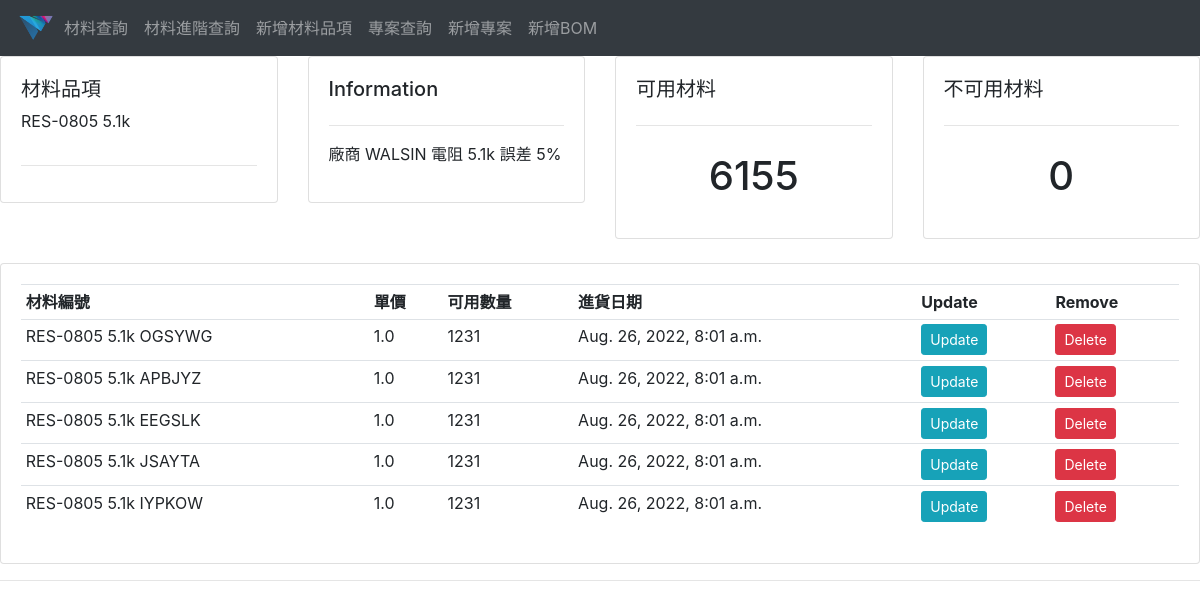
Screenshot of /item_detail/10/ with the database file from the repository.
### material_management_system/models.py (models this page shows, shortened)
class Item(models.Model):
    GROUP_STATUS = (
        ('YES', 'YES'),
        ('NO', 'NO'),
    )
    lib_ref = models.CharField(max_length=200, blank=True)
    ds_number = models.CharField(max_length=200,unique=True)
    part_number = models.CharField(max_length=200, null=True, blank=True)
    location = models.CharField(max_length=200, null=True, blank=True)
    expected_count = models.IntegerField(null=True)
    feature = models.TextField(blank=True, null=True)
    date_created = models.DateTimeField(auto_now_add=True)
    free_count = models.IntegerField(default=0)
    unavailable_count = models.IntegerField(default=0)
    is_group = models.CharField(max_length=5, choices=GROUP_STATUS, default='YES')
    def __str__(self):
        return self.lib_ref

class Material(models.Model):
    item = models.ForeignKey(Item, on_delete=models.SET_NULL, null=True)
    random_str = models.CharField(max_length=20)
    unit_price = models.FloatField()
    count = models.IntegerField(default=0)
    status = models.CharField(max_length=200, null=True)
    date_created = models.DateTimeField(auto_now_add=True)
    def __str__(self):
        return str(self.item) + ' ' + self.random_str

### material_management_system/views.py (the view)
# urls.py: path('item_detail/<str:pk>/', views.item_detail, name="item_detail"),
def item_detail(request, pk):
    item = Item.objects.get(id=pk)
    material_set = item.material_set.all()
    context = {'material_set': material_set, 'item': item}
    return render(request, 'item_detail.html', context)

### templates/item_detail.html
{% extends 'main.html' %}
{% block content %}
<div class="row">
	<div class="col-md">
		<div class="card card-body">
			<h5>材料品項</h5>
            <p> {{item.lib_ref}}</p>
			<hr>
		</div>
	</div>
	<div class="col-md">
		<div class="card card-body">
			<h5>Information</h5>
			<hr>
			<p> {{item.feature}}</p>
		</div>
	</div>
	<div class="col-md">
		<div class="card card-body">
			<h5>可用材料</h5>
			<hr>
			<h1 style="text-align: center;padding: 10px">{{item.free_count}}</h1>
		</div>
	</div>
    <div class="col-md">
        <div class="card card-body">
			<h5>不可用材料</h5>
			<hr>
			<h1 style="text-align: center;padding: 10px">{{item.unavailable_count}}</h1>
		</div>
    </div>
</div>
<br>
<div class="row">
	<div class="col-md">
		<div class="card card-body">
			<table class="table table-sm">
				<tr>
					<th>材料編號</th>
					<th>單價</th>
					<th>可用數量</th>
					<th>進貨日期</th>
					<th>Update</th>
					<th>Remove</th>
				</tr>
				{% for material in material_set %}
				<tr>
					<td>{{material}}</td>
					<td>{{material.unit_price}}</td>
					<td>{{material.count}}</td>
					<td>{{material.date_created}}</td>
					<td><a class="btn btn-sm btn-info" href="{% url 'update_material' material.id %}">Update</a></td>
					<td><a class="btn btn-sm btn-danger" href="{% url 'delete_material' material.id %}">Delete</a></td>
				</tr>
				{% endfor %}
			</table>
		</div>
	</div>
</div>
{% endblock %}

### rows the page displays
Item: lib_ref "RES-0805 5.1k", feature "廠商 WALSIN 電阻 5.1k 誤差 5%", free_count "6155", unavailable_count "0"
Material: item+random_str "RES-0805 5.1k OGSYWG", unit_price "1.0", count "1231", date_created "Aug. 26, 2022, 8:01 a.m."
Material: item+random_str "RES-0805 5.1k APBJYZ", unit_price "1.0", count "1231", date_created "Aug. 26, 2022, 8:01 a.m."
Material: item+random_str "RES-0805 5.1k EEGSLK", unit_price "1.0", count "1231", date_created "Aug. 26, 2022, 8:01 a.m."
Material: item+random_str "RES-0805 5.1k JSAYTA", unit_price "1.0", count "1231", date_created "Aug. 26, 2022, 8:01 a.m."
Material: item+random_str "RES-0805 5.1k IYPKOW", unit_price "1.0", count "1231", date_created "Aug. 26, 2022, 8:01 a.m."
